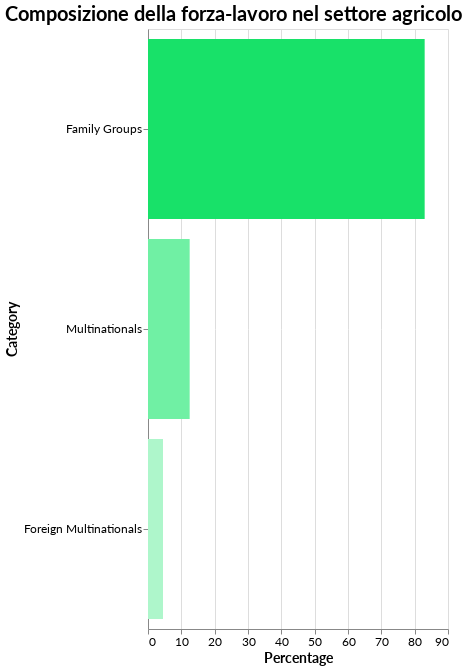

The cell this chart's notebook holds for it:
### Code cell
## TIPOLOGIA DI COMPAGNIA AGRICOLA

divisione_tipo = pd.DataFrame({
    'Category': ['Family Groups', 'Multinationals', 'Foreign Multinationals'],
    'Percentage': [83, 12.5, 4.5]
})

# Define custom color mapping
color_scale = alt.Scale(
    #domain=['Family >= 50%', 'Family only', 'Non-family'],
    domain=['Family Groups', 'Multinationals', 'Foreign Multinationals'],
    range=['#18E169', '#70F0A4', '#AEF6CB']
)

chart = alt.Chart(divisione_tipo).mark_bar().encode(
    y=alt.Y('Category', title='Category', sort='-x'),
    x=alt.X('Percentage', title='Percentage'),
    color=alt.Color('Category', scale=color_scale, legend=None),
    tooltip=[
        alt.Tooltip("Percentage:Q", title="Percentage")
    ]
).properties(
    title='Composizione della forza-lavoro nel settore agricolo',
    width="container",
    height=600
)

chart.display()

### Figure 1 — Vega-Lite specification as saved in the notebook (floating-point values rounded to 4 significant figures)
{"config": {"background": "transparent", "title": {"font": "Lato", "fontSize": 20, "anchor": "start", "color": "black"}, "axis": {"labelFont": "Lato", "titleFont": "Lato", "labelFontSize": 12, "titleFontSize": 14}}, "data": {"name": "data-e4f67804991f971aeaa3aa73fd12c919"}, "mark": {"type": "bar"}, "encoding": {"color": {"field": "Category", "legend": null, "scale": {"domain": ["Family Groups", "Multinationals", "Foreign Multinationals"], "range": ["#18E169", "#70F0A4", "#AEF6CB"]}, "type": "nominal"}, "tooltip": [{"field": "Percentage", "title": "Percentage", "type": "quantitative"}], "x": {"field": "Percentage", "title": "Percentage", "type": "quantitative"}, "y": {"field": "Category", "sort": "-x", "title": "Category", "type": "nominal"}}, "height": 600, "title": "Composizione della forza-lavoro nel settore agricolo", "width": "container", "$schema": "https://vega.github.io/schema/vega-lite/v5.17.0.json", "datasets": {"data-e4f67804991f971aeaa3aa73fd12c919": [{"Category": "Family Groups", "Percentage": 83.0}, {"Category": "Multinationals", "Percentage": 12.5}, {"Category": "Foreign Multinationals", "Percentage": 4.5}]}}
